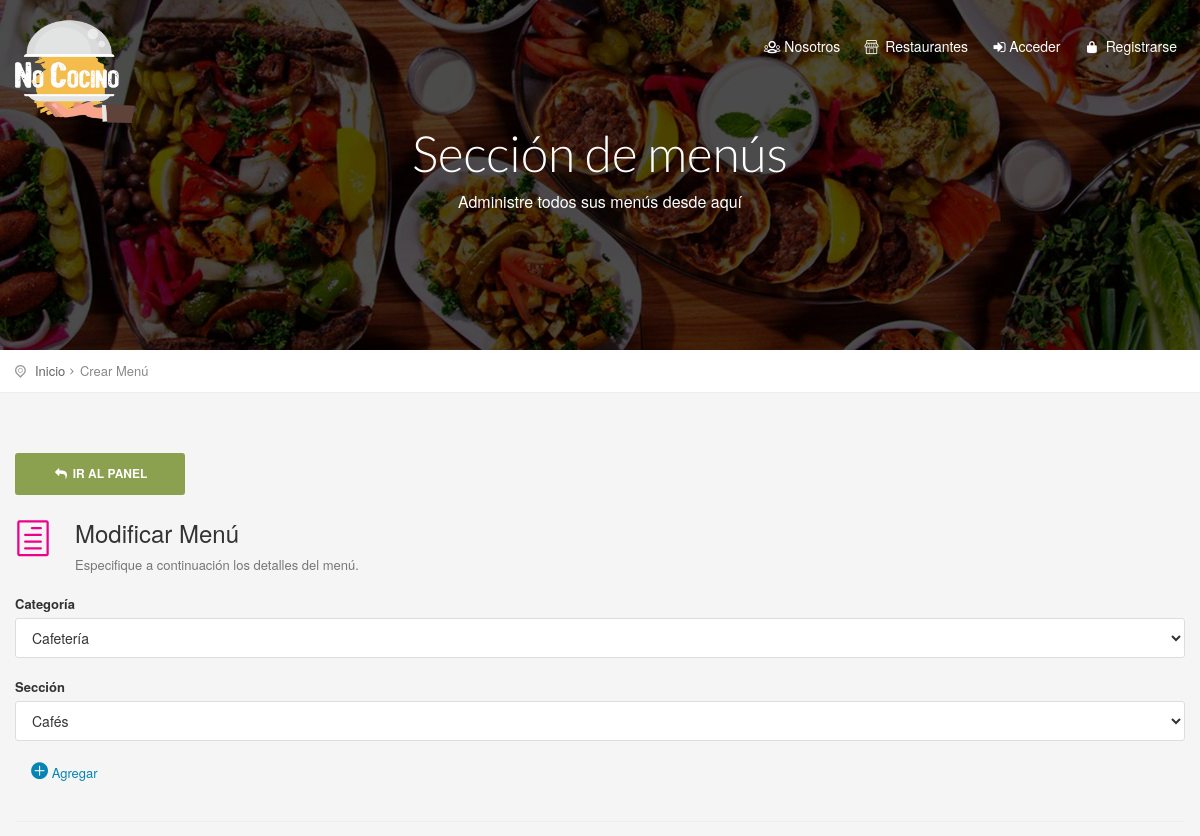
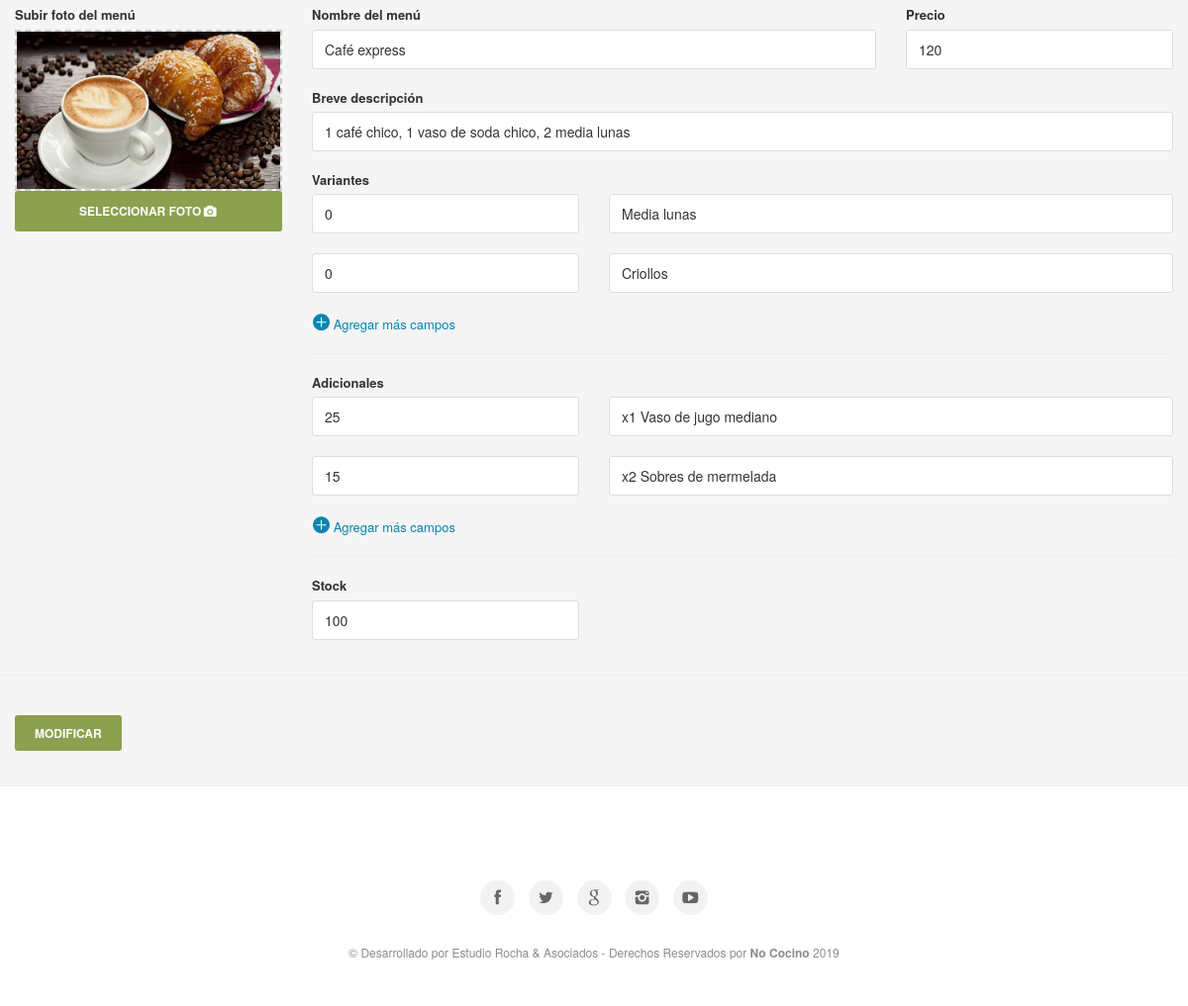
/modificar_menu.php?id=d50967c9d5, run on the app's committed database (2 pictures, top to bottom).
### tables this page shows
CREATE TABLE `imagenes` (
  `id` int(11) NOT NULL,
  `ruta` varchar(255) NOT NULL,
  `cod` varchar(255) NOT NULL
);

CREATE TABLE `productos` (
  `id` int(11) NOT NULL,
  `cod` varchar(255) DEFAULT NULL,
  `cod_empresa` text,
  `titulo` text,
  `precio` float DEFAULT NULL,
  `precioDescuento` float NOT NULL,
  `stock` int(11) DEFAULT '0',
  `desarrollo` text,
  `variantes` text,
  `adicionales` text,
  `categoria` text,
  `subcategoria` text,
  `seccion` text,
  `keywords` text,
  `description` text,
  `fecha` date DEFAULT NULL,
  `meli` varchar(255) DEFAULT NULL,
  `url` text,
  `cod_producto` varchar(255) DEFAULT NULL
);

### Config/Autoload.php (called while the page is built, shortened)
<?php
class autoload
{
    public static function runSitio()
    {
        spl_autoload_register(
            function($clase)
            {
                $ruta = str_replace("\\", "/", $clase) . ".php";
            }
        );
    }
}

### Clases/Conexion.php (called while the page is built, shortened)
<?php namespace Clases;
class Conexion
{
    private $datos = array("host"=> "localhost","user"=> "root","pass"=> "","db"  => "nococino");
    private $con;
    public function __construct()
    {
        $this->con = mysqli_connect($this->datos["host"], $this->datos["user"], $this->datos["pass"], $this->datos["db"]);
        mysqli_set_charset($this->con,'utf8');
    }
    public function sqlReturn($query)
    {
        $dato = $this->con->query($query);
        return $dato;
    }
}

### Clases/Categorias.php (called while the page is built, shortened)
<?php
class Categorias
{
    private $con;
    public function __construct()
    {
        $this->con = new Conexion();
    }
    function list($filter,$order,$limit) {
        $array = array();
        if (is_array($filter)) {
            $filterSql = "WHERE ";
            $filterSql .= implode(" AND ", $filter);
        } else {
            $filterSql = '';
        }
        if ($order != '') {
            $orderSql = $order;
        } else {
            $orderSql = "id DESC";
        }
        if ($limit != '') {
            $limitSql = "LIMIT " . $limit;
        } else {
            $limitSql = '';
        }
        $sql = "SELECT * FROM `categorias` $filterSql  ORDER BY $orderSql $limitSql";
        $notas = $this->con->sqlReturn($sql);
        if ($notas) {
            while ($row = mysqli_fetch_assoc($notas)) {
                $array[] = $row;
            }
            return $array ;
        }
    }
}

### Clases/Productos.php (called while the page is built, shortened)
<?php
class Productos
{
    public $id;
    public $cod;
    public $cod_empresa;
    private $con;
    public function __construct()
    {
        $this->con = new Conexion();
    }
    public function view()
    {
        $sql   = "SELECT * FROM `productos` WHERE id = '{$this->id}' ||  cod = '{$this->cod}' ||  cod_empresa = '{$this->cod_empresa}' ORDER BY id DESC";
        $notas = $this->con->sqlReturn($sql);
        $row   = mysqli_fetch_assoc($notas);
        return $row;
    }
}

### Clases/Secciones.php (called while the page is built, shortened)
<?php
class Secciones
{
    public $cod;
    private $con;
    public function __construct()
    {
        $this->con = new Conexion();
    }
    public function view()
    {
        $sql   = "SELECT * FROM `secciones` WHERE cod = '{$this->cod}' ORDER BY id DESC";
        $notas = $this->con->sqlReturn($sql);
        $row   = mysqli_fetch_assoc($notas);
        return $row;
    }
    function list($filter,$order,$limit) {
        $array = array();
        if (is_array($filter)) {
            $filterSql = "WHERE ";
            $filterSql .= implode(" AND ", $filter);
        } else {
            $filterSql = '';
        }
        if ($order != '') {
            $orderSql = $order;
        } else {
            $orderSql = "id DESC";
        }
        if ($limit != '') {
            $limitSql = "LIMIT " . $limit;
        } else {
            $limitSql = '';
        }
        $sql = "SELECT * FROM `secciones` $filterSql  ORDER BY $orderSql $limitSql";
        $notas = $this->con->sqlReturn($sql);
        if ($notas) {
            while ($row = mysqli_fetch_assoc($notas)) {
                $array[] = $row;
            }
            return $array ;
        }
    }
}

### Clases/Imagenes.php (called while the page is built, shortened)
<?php
class Imagenes
{
    public $cod;
    private $con;
    public function __construct()
    {
        $this->con = new Conexion();
    }
    public function view()
    {
        $sql      = "SELECT * FROM `imagenes` WHERE cod = '{$this->cod}' ORDER BY id ASC";
        $imagenes = $this->con->sqlReturn($sql);
        $row      = mysqli_fetch_assoc($imagenes);
        if ($row===NULL) {
            $row['ruta']      =  "assets/archivos/sin_imagen.jpg";
            return $row;
        }else {
            return $row;
        }
    }
}

### modificar_menu.php (the view, shortened to what this page needs)
<?php
require_once "Config/Autoload.php";
$menu = new Clases\Productos();
$imagenes = new Clases\Imagenes();
$categorias = new Clases\Categorias();
$seccion = new Clases\Secciones();
$filterCategoria = array("area = 'productos'");
$order = "titulo ASC";
$categoriasArray = $categorias->list($filterCategoria, $order, "");
$cod = isset($_GET["id"]) ? $_GET["id"] : '';
$menu->set("cod", $cod);
$menuData = $menu->view();
$filterSeccion = array("cod_empresa = '$menuData[cod_empresa]'");
$seccionesArray = $seccion->list($filterSeccion, $order, "");
$seccion->set("cod", $menuData['seccion']);
$seccionData = $seccion->view();
$imagenes->set("cod", $menuData['cod']);
$imagenData = $imagenes->view();
if (!empty($menuData['variantes'])) {
    $variantesMostrar = unserialize($menuData['variantes']);
} else {
    $variantesMostrar = array(",", ",");
}
if (!empty($menuData['adicionales'])) {
    $adicionalesMostrar = unserialize($menuData['adicionales']);
} else {
    $adicionalesMostrar = array(",", ",");
}
?>
<section class="parallax-window" id="short" data-parallax="scroll" data-image-src="<?= URL ?>/assets/img/bkg.jpg" data-natural-width="1400">
    <div id="subheader">
        <div id="sub_content">
            <h1>Sección de menús</h1>
            <p>Administre todos sus menús desde aquí</p>
        </div>
    </div>
</section>
<div id="position">
    <div class="container">
        <ul>
            <li><a href="#0">Inicio</a></li>
            <li>Crear Menú</li>
        </ul>
    </div>
</div>
<div class="container margin_60_35">
    <div class="row">
        <div class="col-md-2">
            <a href="<?= URL ?>/panel#seccion-2" class="btn_full"><i class="icon-reply"></i> Ir al panel</a>
        </div>
    </div>
    <div class="row">
        <div class="col-md-12">
            <section id="section-2">
                <div class="indent_title_in">
                    <i class="icon_document_alt"></i>
                    <h3>Modificar Menú</h3>
                    <p>Especifique a continuación los detalles del menú.</p>
                </div>
                <form method="post" enctype="multipart/form-data">
                    <div class="form-group">
                        <label>Categoría</label>
                        <select class="form-control" name="categoriaMenu" id="categoriaMenu">
                            <?php foreach ($categoriasArray as $key => $value):
                                if ($menuData['categoria'] == $value['cod']): ?>
                                    <option value="<?= $value['cod'] ?>" selected><?= $value['titulo'] ?></option>
                                <?php else: ?>
                                    <option value="<?= $value['cod'] ?>"><?= $value['titulo'] ?></option>
                                <?php endif;
                            endforeach; ?>
                        </select>
                    </div>
                    <div class="form-group">
                        <label>Sección</label>
                        <select class="form-control" name="seccionMenu" id="seccionMenu">
                            <?php foreach ($seccionesArray as $key => $value):
                                if ($menuData['seccion'] == $value['cod']): ?>
                                    <option value="<?= $value['cod'] ?>" selected><?= $value['titulo'] ?></option>
                                <?php else: ?>
                                    <option value="<?= $value['cod'] ?>"><?= $value['titulo'] ?></option>
                                <?php endif;
                            endforeach; ?>
                        </select>
                    </div>
                    <a class="MasCampos col-md-12" href="#position" id="btnSecciones"><i
                                class="icon_plus_alt"></i> Agregar</a>
                    <div class="row">
                        <div class="col-md-3">
                        </div>
                    </div>
                    <br/>
                    <hr/>
                    <div class="strip_menu_items">
                        <div class="row">
                            <div class="col-sm-3">
                                <label>Subir foto del menú</label><br/>
                                <div id="dropContainer" class="drop_file">
                                    <img id="imgSalida" src="<?= URL; ?>/<?= $imagenData['ruta'] ?>" width="100%"
                                         src=""/>
                                </div>
                                <label class="btn_full btn btn-primary">
                                    Seleccionar foto<i class="icon-camera"></i>
                                </label>
                            </div>
                            <div class="col-sm-9">
                                <div class="row">
                                    <div class="col-md-8">
                                        <div class="form-group">
                                            <label>Nombre del menú</label>
                                            <input type="text" value="<?= $menuData['titulo'] ?>" name="tituloMenu"
                                                   class="form-control"
                                                   placeholder="Ej. Pizza Napolitana">
                                        </div>
                                    </div>
                                    <div class="col-md-4">
                                        <div class="form-group">
                                            <label>Precio</label>
                                            <input type="text" value="<?= $menuData['precio'] ?>" name="precioMenu"
                                                   class="form-control"
                                                   placeholder="Ej. 180">
                                        </div>
                                    </div>
                                </div>
                                <div class="form-group">
                                    <label>Breve descripción</label>
                                    <input type="text" value="<?= $menuData['desarrollo'] ?>" name="desarrolloMenu"
                                           class="form-control"
                                           placeholder="Ej. Pizza cocinada a la piedra de masa casera">
                                </div>
                                <div class="row">
                                    <label class="col-md-12">Variantes</label>
                                    <?php foreach ($variantesMostrar as $key => $value):
                                        $valor = explode(",", $value); ?>
                                        <div class="col-md-4">
                                            <div class="form-group">
                                                <input type="text" value="<?= $valor[0]; ?>"
                                                       name="variante1[]" class="form-control"
                                                       placeholder="20.00">
                                            </div>
                                        </div>
                                        <div class="col-md-8">
                                            <div class="form-group">
                                                <input type="text" value="<?= $valor[1]; ?>"
                                                       name="variante2[]" class="form-control"
                                                       placeholder="Extra queso">
                                            </div>
                                        </div>
                                    <?php endforeach; ?>
                                    <a class="MasCampos col-md-12" href="#" id="mascamposVariante"><i
                                                class="icon_plus_alt"></i> Agregar más campos</a>
                                </div>
                                <hr/>
                                <div class="row">
                                    <label class="col-md-12">Adicionales</label>
                                    <?php foreach ($adicionalesMostrar as $key => $value):
                                        $valor = explode(",", $value); ?>
                                        <div class="col-md-4">
                                            <div class="form-group">
                                                <input type="text" value="<?= $valor[0]; ?>"
                                                       name="adicional1[]" class="form-control"
                                                       placeholder="40.00">
                                            </div>
                                        </div>
                                        <div class="col-md-8">
                                            <div class="form-group">
                                                <input type="text" value="<?= $valor[1]; ?>"
                                                       name="adicional2[]" class="form-control"
                                                       placeholder="x1 Coca-cola 500cc">
                                            </div>
                                        </div>
                                    <?php endforeach; ?>
                                    <a class="MasCampos col-md-12" href="#" id="mascamposAdicional"><i
                                                class="icon_plus_alt"></i> Agregar más campos</a>
                                </div>
                                <hr/>
                                <div class="row">
                                    <div class="col-md-4 form-group">
                                        <label>Stock</label>
                                        <input type="text" value="<?= $menuData['stock'] ?>" name="stockMenu"
                                               class="form-control" placeholder="Ej. 24">
                                    </div>
                                </div>
                            </div>
                        </div>
                    </div>
        </div>
        <hr class="styled_2">
        <div class="col-md-2">
            <button type="submit" name="modificar_menu" class="btn_1">Modificar</button>
        </div>
    </div>
</div>

### data on the page
imagenes: ruta (picture)
productos: tituloMenu "Café express", precioMenu "120", desarrolloMenu "1 café chico, 1 vaso de soda chico, 2 media lunas", variantes "0", variantes "Media lunas", variantes "Criollos", adicionales "25", adicionales "x1 Vaso de jugo mediano", adicionales "15", adicionales "x2 Sobres de mermelada", stockMenu "100"

### other printed values
TITULO "No Cocino"
form field categoriaMenu "Cafetería"
form field seccionMenu "Cafés"
